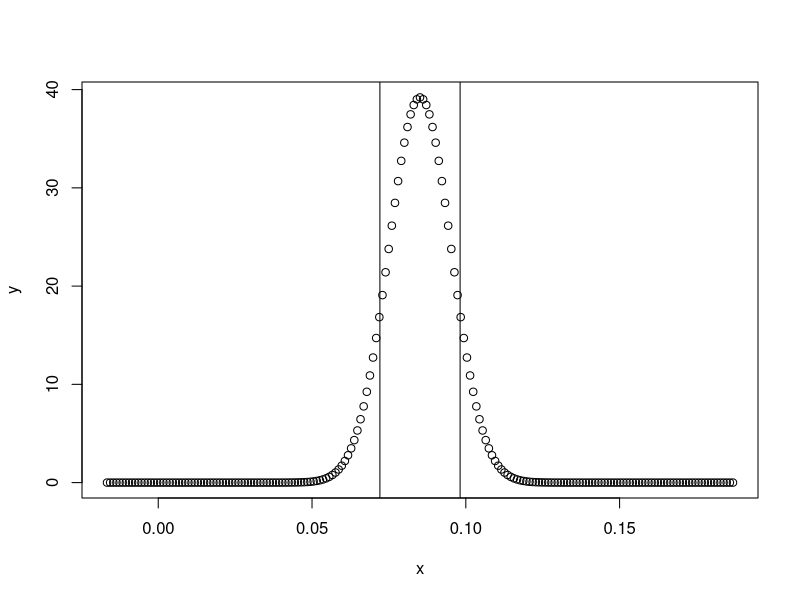
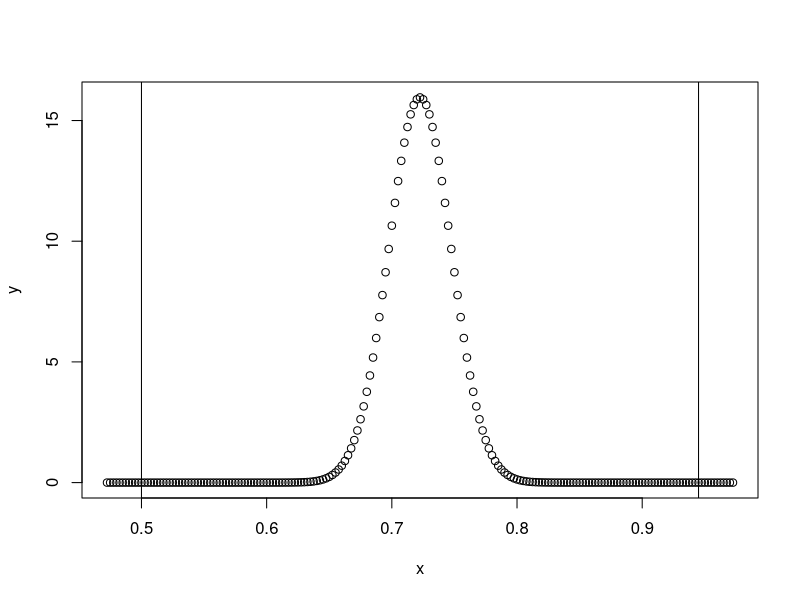
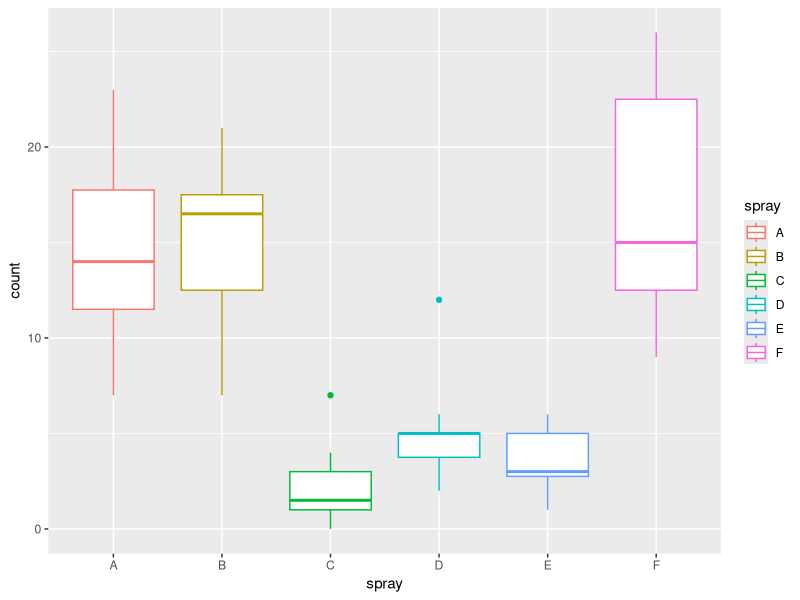
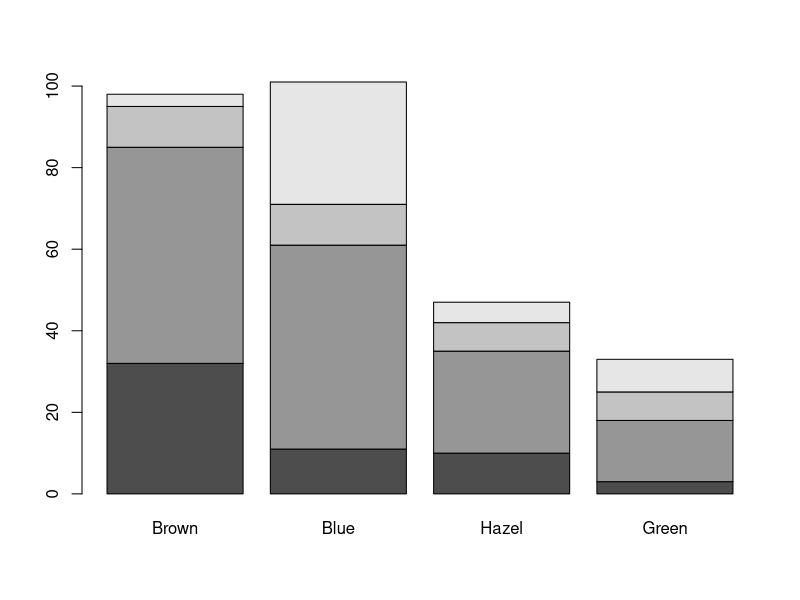
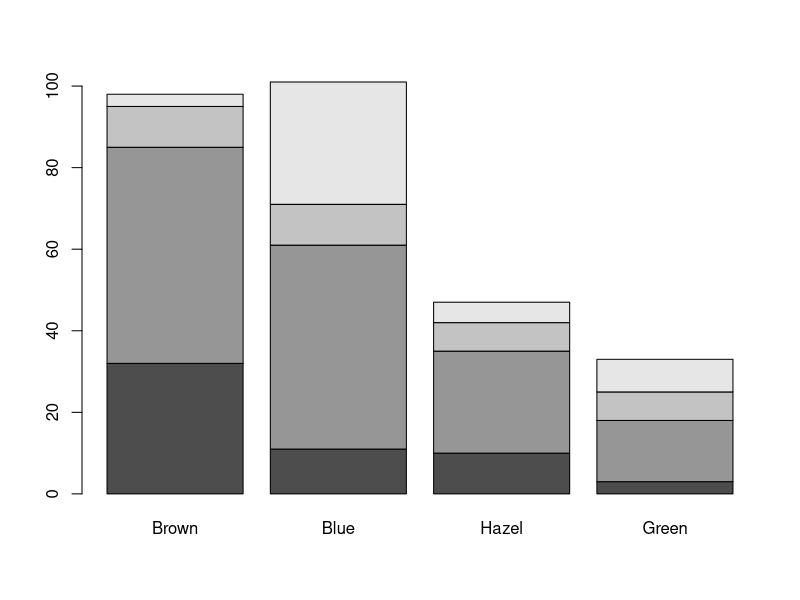

Write R code to recreate these figures, in order.
## ---- chunk 1
knitr::opts_chunk$set(echo = TRUE)
## ---- chunk 2
n=752
p=64/752
c1=n*p
c2=n*(1-p)
c1
c2
## ---- chunk 3
SE=((p*(1-p))/n)^0.5
SE
## ---- chunk 4
#First, plot the normal distribution with the mean (which is equal to the proportion) and standard error from this distribution. This will help me understand the shape of the distribution.
pad = 10
x=seq(p-(SE*pad), p+(SE*pad), SE/pad)
y=dnorm(x, p, SE)

#Get the z critical values using the qnorm function
z_star_lower=qnorm(0.1)
z_star_higher=qnorm(0.9)

#Find the values of the upper and lower bounds
LCL=p+(z_star_lower*SE)
UCL=p+(z_star_higher*SE)

LCL
UCL

#Plot the distribution with the bounds drawn
plot(x, y)
abline(v=LCL)
abline(v=UCL)
## ---- chunk 5
#Define the proportion of interest for the null hypothesis
p_hat=289/400
p_hat

#Define the null hypothesis
p_H_0=0.5

#Define the sample size
n=400

#Find the standard error based on the null hypothesis.
SE=((p_H_0*(1-p_H_0))/n)^0.5

#Find Z
Z=(p_hat-p_H_0)/sqrt((p_H_0*(1-p_H_0))/n)

#Plot all of this so it makes a bit more sense.
pad = 10
x=seq(p_hat-(SE*pad), p_hat+(SE*pad), SE/pad)
y=dnorm(x, p_hat, SE)

#Find the values of the upper and lower bounds
LCL=p_hat+(-Z*SE)
UCL=p_hat+(Z*SE)

#Print the LCL and UCL
LCL
UCL

#Plot the distribution with the bounds drawn
plot(x, y)
abline(v=LCL)
abline(v=UCL)

## ---- chunk 6
p_value <- 2 * (1 - pnorm(Z))
p_value
## ---- chunk 7
prop.test(289, 400)
## ---- chunk 8
prop.test(21, 194)
## ---- chunk 9
data("InsectSprays")
## ---- chunk 10
head(InsectSprays)
## ---- chunk 11
length(unique(InsectSprays$spray))
## ---- chunk 12
library(ggplot2)
## ---- chunk 13
ggplot(
  InsectSprays,
  aes(x=spray, y=count, color = spray)
) + geom_boxplot()
## ---- chunk 14
aov_result<-aov(count~spray, data=InsectSprays)
summary(aov_result)
## ---- chunk 15
data("HairEyeColor")

male_HEC=HairEyeColor[,,1]
female_HEC=HairEyeColor[,,1]

summary(male_HEC)
summary(female_HEC)

print(male_HEC)
print(female_HEC)
## ---- chunk 16
library("MASS")

barplot(male_HEC)
barplot(female_HEC)

male_HEC_summed<-addmargins(male_HEC)
female_HEC_summed<-addmargins(female_HEC)

chisq.test(male_HEC_summed)
chisq.test(female_HEC_summed)

fisher.test(male_HEC_summed, simulate.p.value = TRUE)
fisher.test(female_HEC_summed,  simulate.p.value = TRUE)
